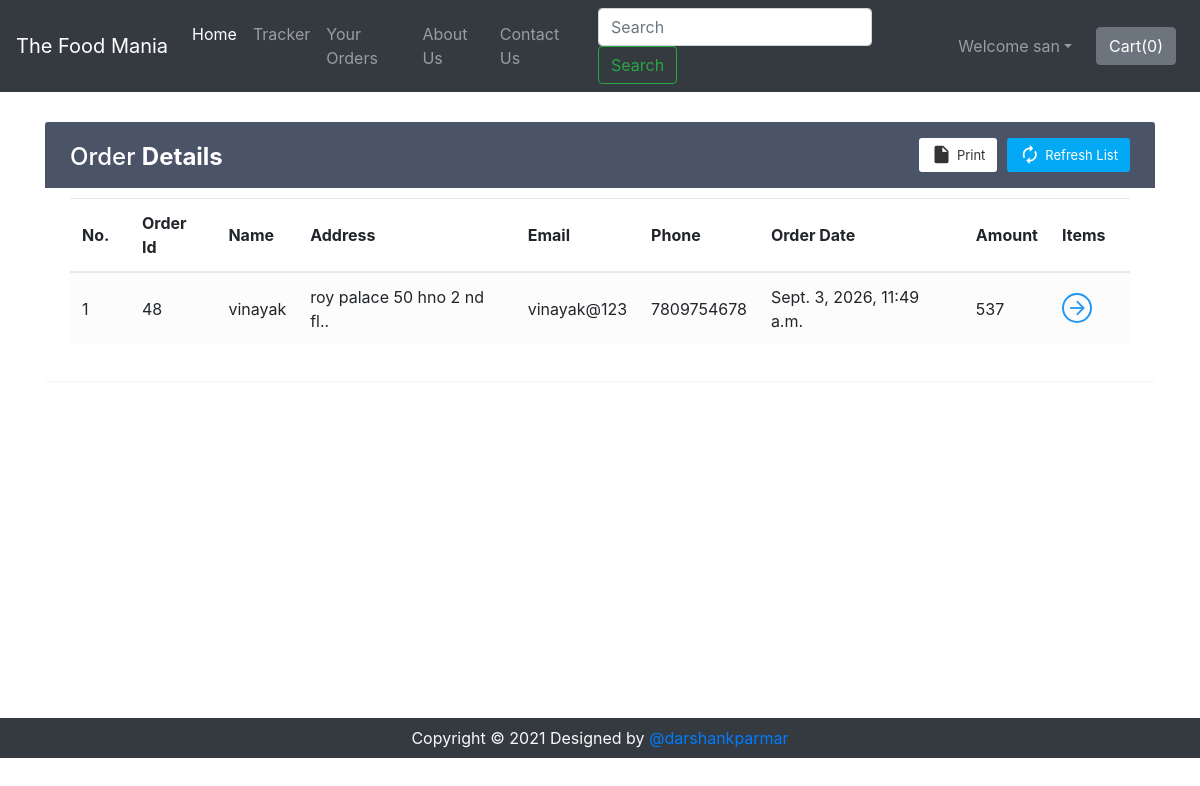
/shop/orderView/ (signed in), run on the app's committed database.
### shop/models.py (models this page shows)
class Orders(models.Model):
    order_id = models.AutoField(primary_key=True)
    items_json = models.CharField(max_length=5000)
    userId = models.IntegerField(default=0)
    amount = models.IntegerField(default=0)
    name = models.CharField(max_length=90)
    email = models.CharField(max_length=111)
    address = models.CharField(max_length=111)
    city = models.CharField(max_length=111)
    state = models.CharField(max_length=111)
    zip_code = models.CharField(max_length=111)
    phone = models.CharField(max_length=111, default="")
    timestamp = models.DateTimeField(default=timezone.now)

### shop/views.py (the view)
# urls.py: path('orderView/', views.orderView, name="orderView"),
def orderView(request):
    if request.user.is_authenticated:
        current_user = request.user
        orderHistory = Orders.objects.filter(userId=current_user.id)
        if len(orderHistory) == 0:
            messages.info(request, "You have not ordered.")
            return render(request, 'shop/orderView.html')
        return render(request, 'shop/orderView.html', {'orderHistory': orderHistory})
    return render(request, 'shop/orderView.html')

### shop/templates/shop/orderView.html (shortened to what this page needs)
{% extends 'shop/basic.html' %}
{% block body %}
{% if user.is_authenticated %}
<div class="container" id="cont">
    <div class="table-wrapper">
        <div class="table-title">
            <div class="row">
                <div class="col-sm-4">
                    <h2>Order <b>Details</b></h2>
                </div>
                <div class="col-sm-8">
                    <a href="" class="btn btn-primary"><i class="material-icons">&#xE863;</i> <span>Refresh List</span></a>
                    <a href="#" onclick="window.print()" class="btn btn-info"><i class="material-icons">&#xE24D;</i> <span>Print</span></a>
                </div>
            </div>
        </div>
        <table class="table table-striped table-hover">
            <thead>
                <tr>
                    <th>No.</th>
                    <th>Order Id</th>
                    <th>Name</th>
                    <th>Address</th>
                    <th>Email</th>
                    <th>Phone</th>
                    <th>Order Date</th>
                    <th>Amount</th>
                    <th>Items</th>
                </tr>
            </thead>
            <tbody>
                {% for i in orderHistory %}
                <tr>
                    <td class="count"></td>
                    <td>{{i.order_id}}</td>
                    <td>{{i.name}}</td>
                    <td data-toggle="tooltip" title="{{i.address}}">{{i.address|slice:"0:25"}}..</td>
                    <td>{{i.email}}</td>
                    <td>{{i.phone}}</td>
                    <td>{{i.timestamp}}</td>
                    <td>{{i.amount}}</td>
                    <td><a href="#" id="click{{i.order_id}}" class="view" title="View Details"><i class="material-icons">&#xE5C8;</i></a></td>
                </tr>
                {% endfor %}
            </tbody>
        </table>
    </div>
</div>
{% else %}
    <div id="cont2">
        <div class="alert alert-info">
            <font style="font-size:22px"><center>You need to <strong><a class="alert-link" data-toggle="modal" data-target="#loginModal">Login</a></strong></center></font>
        </div>
    </div>
{% endif %}
{% endblock %}

### shop/templates/shop/basic.html (shortened to what this page needs)
<!doctype html>
<html lang="en">
  <head>
    <link rel="stylesheet" href="https://stackpath.bootstrapcdn.com/bootstrap/4.2.1/css/bootstrap.min.css">
    <link rel="stylesheet" href="https://stackpath.bootstrapcdn.com/bootstrap/4.3.1/css/bootstrap.min.css">
    <link rel="stylesheet" href="https://use.fontawesome.com/releases/v5.8.2/css/all.css">
  </head>
  <body>
    <nav class="navbar navbar-expand-lg navbar-dark bg-dark">
      <a class="navbar-brand" href="/shop">The Food Mania</a>
      <div class="collapse navbar-collapse" id="navbarSupportedContent">
        <ul class="navbar-nav mr-auto">
          <li class="nav-item active">
            <a class="nav-link" href="/shop">Home <span class="sr-only">(current)</span></a>
          </li>
          <li class="nav-item">
            <a class="nav-link" href="/shop/tracker">Tracker</a>
          </li>
          <li class="nav-item">
            <a class="nav-link" href="/shop/orderView/">Your Orders</a>
          </li>
          <li class="nav-item">
            <a class="nav-link" href="/shop/about">About Us</a>
          </li>
          <li class="nav-item">
            <a class="nav-link" href="/shop/contact">Contact Us</a>
          </li>
        </ul>
        <form method="get" action="/shop/search" class="form-inline my-2 my-lg-0 mx-3">
          <input class="form-control mr-sm-2" type="search" name="search" id="search" placeholder="Search" aria-label="Search" required>
          <button class="btn btn-outline-success my-2 my-sm-0" type="submit">Search</button>
        </form>
        {% if user.is_authenticated %}
        <ul class="navbar-nav mr-2">
          <li class="nav-item dropdown">
            <a class="nav-link dropdown-toggle" href='#' id="navbarDropdown" role="button" data-toggle="dropdown"> Welcome {{request.user}}</a>
          </li>
        </ul>
        {% else %}
        <button type="button" class="btn btn-success mx-2" data-toggle="modal" data-target="#loginModal">Login</button>
        <button type="button" class="btn btn-success mx-2" data-toggle="modal" data-target="#signupModal">SignUp</button>
        {% endif %}
        <button type="button" class="btn btn-secondary mx-2" id="popcart" data-container="body" data-html="true" data-toggle="popover" title="MyCart" data-placement="bottom" data-content="Bottom popover">
          Cart(<span id="cart">0</span>)
        </button>
      </div>
    </nav>
    {% block body %} {% endblock %}
    <div class="footer container-fluid bg-dark text-light">
        <p class="text-center py-2 mb-0">Copyright © 2021 Designed by <a href="https://github.com/darshankparmar" target="_blank" rel="noopener noreferrer">@darshankparmar</a></p>
    </div>
  </body>
</html>

### data on the page
Orders: order_id "48", name "vinayak", address "roy palace 50 hno 2 nd fl", email "vinayak@123", phone "7809754678", timestamp "Sept. 3, 2026, 11:49 a.m.", amount "537"

### other printed values
{{ request.user }} "san"
